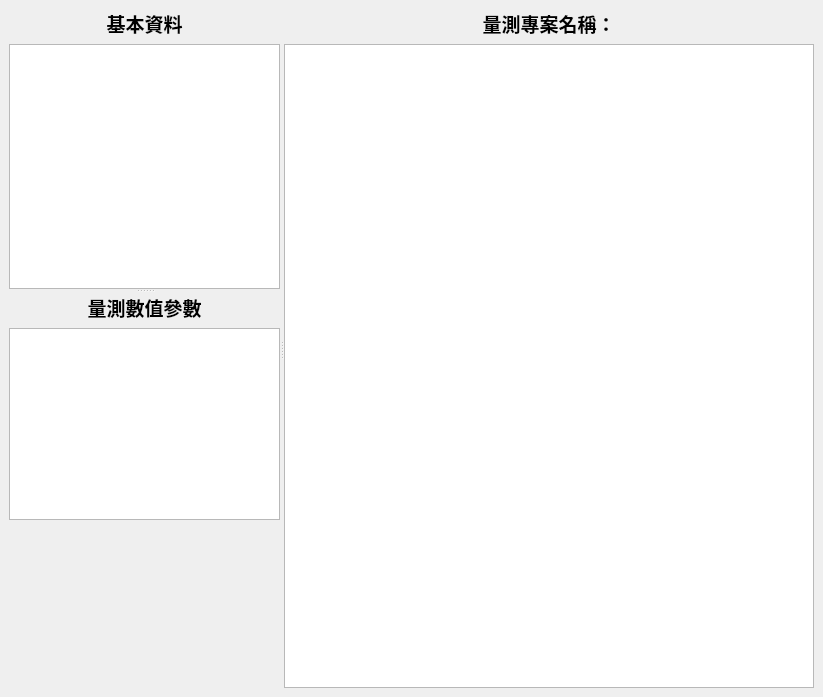
<?xml version="1.0" encoding="UTF-8"?>
<ui version="4.0">
 <class>MainWindow</class>
 <widget class="QMainWindow" name="MainWindow">
  <property name="geometry">
   <rect>
    <x>0</x>
    <y>0</y>
    <width>823</width>
    <height>697</height>
   </rect>
  </property>
  <property name="minimumSize">
   <size>
    <width>0</width>
    <height>697</height>
   </size>
  </property>
  <property name="windowTitle">
   <string>MainWindow</string>
  </property>
  <widget class="QWidget" name="centralwidget">
   <layout class="QGridLayout" name="gridLayout">
    <item row="0" column="0">
     <widget class="QSplitter" name="splitter_2">
      <property name="orientation">
       <enum>Qt::Horizontal</enum>
      </property>
      <widget class="QSplitter" name="splitter">
       <property name="orientation">
        <enum>Qt::Vertical</enum>
       </property>
       <widget class="QWidget" name="layoutWidget">
        <layout class="QVBoxLayout" name="verticalLayout">
         <item>
          <widget class="QLabel" name="label_2">
           <property name="sizePolicy">
            <sizepolicy hsizetype="Minimum" vsizetype="Fixed">
             <horstretch>0</horstretch>
             <verstretch>0</verstretch>
            </sizepolicy>
           </property>
           <property name="font">
            <font>
             <family>微軟正黑體</family>
             <pointsize>14</pointsize>
             <weight>75</weight>
             <bold>true</bold>
            </font>
           </property>
           <property name="contextMenuPolicy">
            <enum>Qt::CustomContextMenu</enum>
           </property>
           <property name="layoutDirection">
            <enum>Qt::LeftToRight</enum>
           </property>
           <property name="text">
            <string>基本資料</string>
           </property>
           <property name="scaledContents">
            <bool>true</bool>
           </property>
           <property name="alignment">
            <set>Qt::AlignCenter</set>
           </property>
          </widget>
         </item>
         <item>
          <widget class="QTableWidget" name="tableWidget_project_item">
           <property name="sizePolicy">
            <sizepolicy hsizetype="MinimumExpanding" vsizetype="Expanding">
             <horstretch>0</horstretch>
             <verstretch>0</verstretch>
            </sizepolicy>
           </property>
           <property name="minimumSize">
            <size>
             <width>0</width>
             <height>0</height>
            </size>
           </property>
           <property name="font">
            <font>
             <family>微軟正黑體</family>
            </font>
           </property>
          </widget>
         </item>
        </layout>
       </widget>
       <widget class="QWidget" name="layoutWidget">
        <layout class="QVBoxLayout" name="verticalLayout_4">
         <item>
          <widget class="QLabel" name="label_3">
           <property name="sizePolicy">
            <sizepolicy hsizetype="Minimum" vsizetype="Preferred">
             <horstretch>0</horstretch>
             <verstretch>0</verstretch>
            </sizepolicy>
           </property>
           <property name="font">
            <font>
             <family>微軟正黑體</family>
             <pointsize>14</pointsize>
             <weight>75</weight>
             <bold>true</bold>
            </font>
           </property>
           <property name="text">
            <string>量測數值參數</string>
           </property>
           <property name="alignment">
            <set>Qt::AlignCenter</set>
           </property>
          </widget>
         </item>
         <item>
          <widget class="QTableWidget" name="tableWidget_measure_value_item">
           <property name="sizePolicy">
            <sizepolicy hsizetype="Expanding" vsizetype="Expanding">
             <horstretch>0</horstretch>
             <verstretch>0</verstretch>
            </sizepolicy>
           </property>
           <property name="font">
            <font>
             <family>微軟正黑體</family>
            </font>
           </property>
          </widget>
         </item>
         <item>
          <layout class="QVBoxLayout" name="verticalLayout_3"/>
         </item>
         <item>
          <widget class="QLabel" name="label_LOGO">
           <property name="sizePolicy">
            <sizepolicy hsizetype="Expanding" vsizetype="Expanding">
             <horstretch>0</horstretch>
             <verstretch>0</verstretch>
            </sizepolicy>
           </property>
           <property name="font">
            <font>
             <family>3ds</family>
             <pointsize>48</pointsize>
             <weight>75</weight>
             <bold>true</bold>
            </font>
           </property>
           <property name="text">
            <string/>
           </property>
           <property name="pixmap">
            <pixmap>C:/Users/PDAL-00/Desktop/GO.PNG</pixmap>
           </property>
           <property name="scaledContents">
            <bool>true</bool>
           </property>
           <property name="alignment">
            <set>Qt::AlignCenter</set>
           </property>
           <property name="wordWrap">
            <bool>false</bool>
           </property>
          </widget>
         </item>
        </layout>
       </widget>
      </widget>
      <widget class="QWidget" name="layoutWidget">
       <layout class="QVBoxLayout" name="verticalLayout_2">
        <item>
         <widget class="QLabel" name="label_4">
          <property name="sizePolicy">
           <sizepolicy hsizetype="MinimumExpanding" vsizetype="Fixed">
            <horstretch>0</horstretch>
            <verstretch>0</verstretch>
           </sizepolicy>
          </property>
          <property name="font">
           <font>
            <family>微軟正黑體</family>
            <pointsize>14</pointsize>
            <weight>75</weight>
            <bold>true</bold>
           </font>
          </property>
          <property name="text">
           <string>量測專案名稱：</string>
          </property>
          <property name="alignment">
           <set>Qt::AlignCenter</set>
          </property>
         </widget>
        </item>
        <item>
         <widget class="QTableWidget" name="tableWidget_3_measure">
          <property name="sizePolicy">
           <sizepolicy hsizetype="MinimumExpanding" vsizetype="MinimumExpanding">
            <horstretch>0</horstretch>
            <verstretch>0</verstretch>
           </sizepolicy>
          </property>
          <property name="minimumSize">
           <size>
            <width>500</width>
            <height>500</height>
           </size>
          </property>
          <property name="font">
           <font>
            <family>微軟正黑體</family>
           </font>
          </property>
         </widget>
        </item>
       </layout>
      </widget>
     </widget>
    </item>
   </layout>
  </widget>
  <action name="actionr">
   <property name="text">
    <string>開啟新專案</string>
   </property>
  </action>
  <action name="actionr_2">
   <property name="text">
    <string>關閉專案</string>
   </property>
  </action>
  <action name="actionG_4TJ06XU_6HK4H0_GJ4">
   <property name="text">
    <string>專案上傳</string>
   </property>
  </action>
  <action name="actionRR">
   <property name="text">
    <string/>
   </property>
  </action>
 </widget>
 <resources>
  <include location="qrc.qrc"/>
 </resources>
 <connections/>
</ui>
